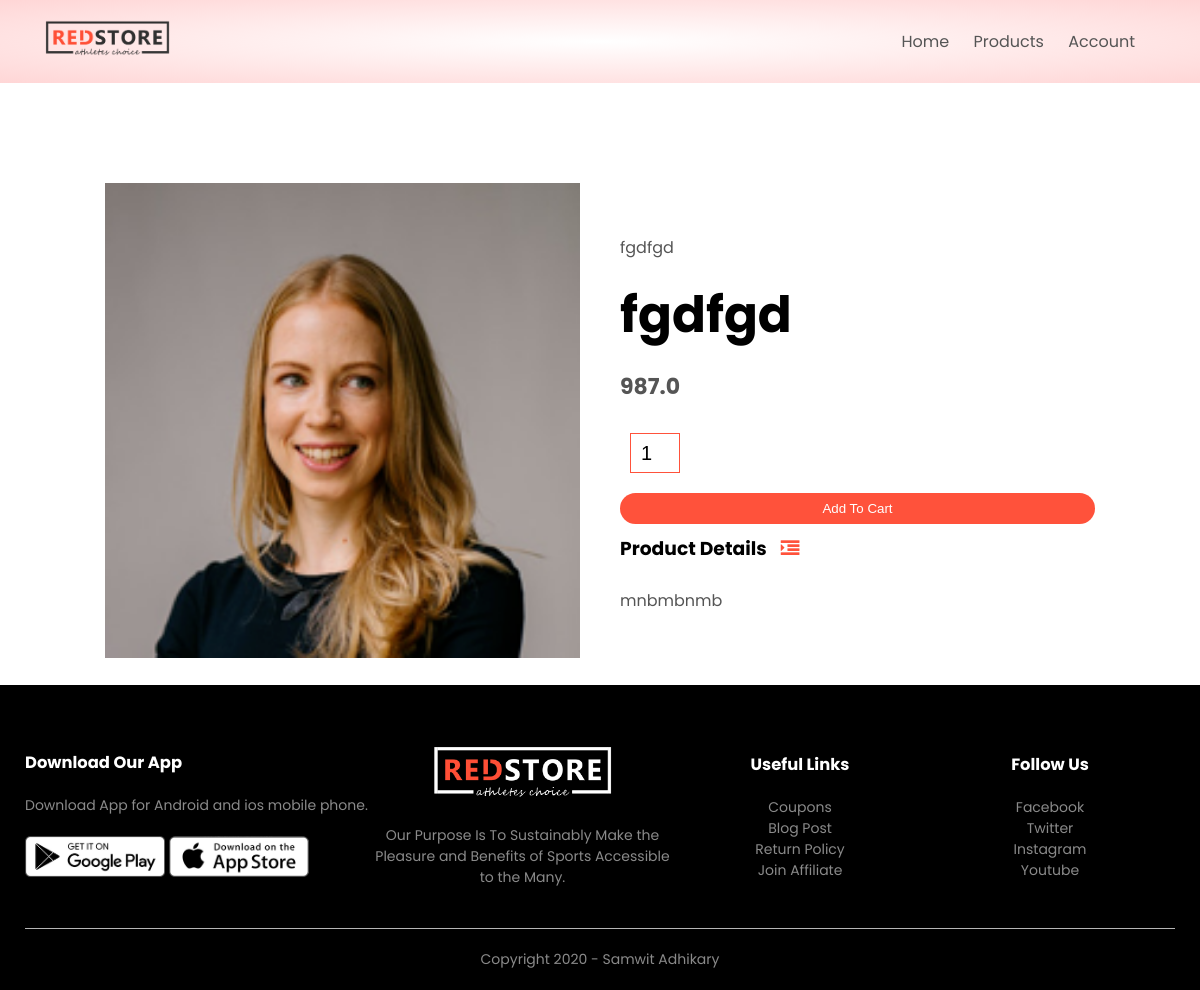
The page /product_details/5 on the database its author committed.
### products/models.py (models this page shows, shortened)
class Product(models.Model):
    LIVE=1
    DELETE=0
    DELETE_CHOICES=((LIVE,'live'),(DELETE,'delete'))
    title=models.CharField(max_length=200)
    price=models.FloatField()
    description=models.TextField()
    image=models.ImageField(upload_to='media/')
    priority=models.IntegerField(default=0)
    delete_status=models.IntegerField(choices=DELETE_CHOICES,default=LIVE)
    created_at=models.DateTimeField(auto_now_add=True)
    updated_at=models.DateTimeField(auto_now=True)

### products/views.py (the view)
# urls.py: path('product_details/<pk>',views.detail_product,name='detail_product')
def detail_product(request,pk):
    product=Product.objects.get(pk=pk)
    context={'product':product}
    return render(request,'product_detail.html',context)

### templates/product_detail.html
{% extends 'blank_layout.html' %}
{% block content %}
{% include 'product_description.html' %}
{% endblock content %}

### templates/product_description.html (shortened to what this page needs)
{% load static %}
<div class="small-container single-product">
    <div class="row">
        <div class="col-2">
            <img src="{{ product.image.url }}" width="100%" id="ProductImg">
        </div>
        <div class="col-2">
            <p>{{ product.title }}</p>
            <h1>{{ product.title }}</h1>
            <h4>{{ product.price }}</h4>
            <form action="{% url 'add_to_cart' %}" method="post" enctype="multipart/form-data">
            <input type="number" value="1" name="quantity">
            <button type="submit" class="btn">Add To Cart</button>
            </form>
            <h3>Product Details <i class="fa fa-indent"></i></h3>
            <br>
            <p>{{ product.description }}</p>
        </div>
    </div>
</div>

### static/css/style.css (style rules this page uses)
* { margin: 0; padding: 0; box-sizing: border-box; }
body { font-family: 'Poppins', sans-serif; }
p { color: #555; }
.row { display: flex; align-items: center; flex-wrap: wrap; justify-content: space-around; }
.col-2 { flex-basis: 50%; min-width: 300px; }
.col-2 img { max-width: 100%; padding: 50px 0; }
.col-2 h1 { font-size: 50px; line-height: 60px; margin: 25px 0; }
.btn { display: inline-block; background: #ff523b; color: white; padding: 8px 30px; margin: 30px 0; border-radius: 30px; transition: background 0.5s; }
.small-container { max-width: 1080px; margin: auto; padding-left: 25px; padding-right: 25px; }
h4 { color: #555; font-weight: normal; }
.single-product { margin-top: 80px; }
.single-product .col-2 img { padding: 0; }
.single-product .col-2 { padding: 20px; }
.single-product h4 { margin: 20px 0; font-size: 22px; font-weight: bold; }
.single-product input { width: 50px; height: 40px; padding-left: 10px; font-size: 20px; margin-left: 10px; border: 1px solid #ff523b; margin-right: 10px; }
.single-product .fa { color: #ff523b; margin-left: 10px; }
form input { width: 100%; height: 30px; margin: 10px 0; padding: 0 10px; border: 1px solid #ccc; }
form .btn { width: 100%; border: none; cursor: pointer; margin: 10px 0; }

### rows shown on the page
Product: image (picture), title "fgdfgd", price "987.0", description "mnbmbnmb"
